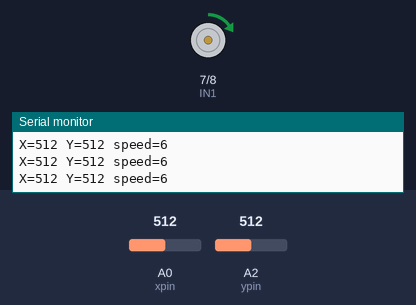
Bench run of a sketch on a simulated Arduino Uno, built with avr-gcc and run on an emulated ATmega328P. Shown: motor-driver pin pairs drawn as motors (green arrow = first pin HIGH = forward, orange = second pin HIGH = backward, longer = more drive, scaled by the enable pin), the last lines printed to the serial monitor. Inputs (shaded band) come from the test bench; at power-on: A0 (xpin) = 512, A2 (ypin) = 512.

Above: at 1.2 s.
1.3 s: A0 (xpin) set to 491
At 1.49 s:
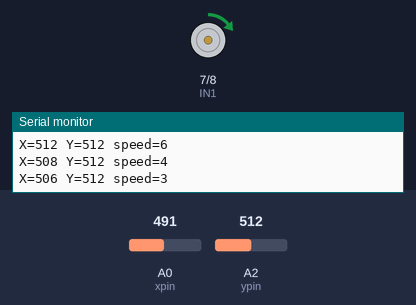
4.3 s: A0 (xpin) set to 306
At 6.5 s:
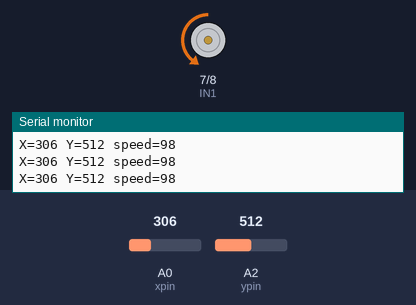
7.3 s: A0 (xpin) set to 122
At 8.8 s:
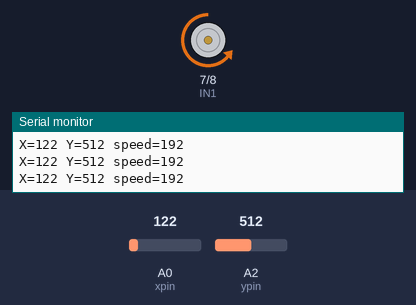
10.3 s: A0 (xpin) set to 0
At 12.2 s:
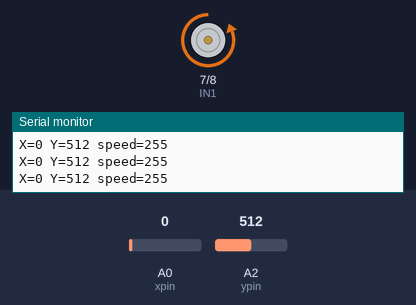
13.3 s: A0 (xpin) set to 716
At 14.4 s:
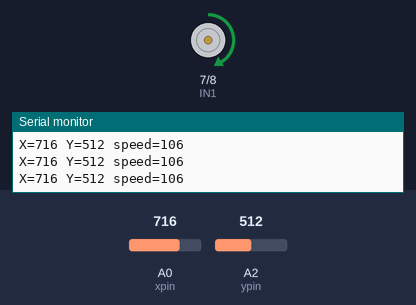
16.3 s: A0 (xpin) set to 900
At 17.9 s:
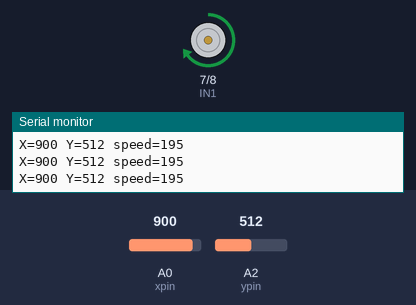
Timing chart, 0 to 19.4 s (numbered marks = the images above; inputs shaded):
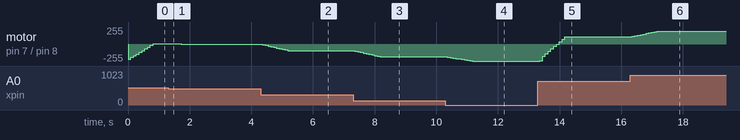

Measured:
- after the input at 1.3 s, motor on pin 7 (IN1) / pin 8 (IN2): moves from forward 6/255 to backward 4/255 over 0.82 s, starting after 0.06 s
- after the input at 4.3 s, motor on pin 7 (IN1) / pin 8 (IN2): moves from backward 4/255 to backward 98/255 over 0.82 s, starting after 0.06 s
- after the input at 7.3 s, motor on pin 7 (IN1) / pin 8 (IN2): moves from backward 98/255 to backward 192/255 over 0.82 s, starting after 0.06 s
- after the input at 10.3 s, motor on pin 7 (IN1) / pin 8 (IN2): moves from backward 192/255 to backward 255/255 over 0.82 s, starting after 0.06 s
- after the input at 13.3 s, motor on pin 7 (IN1) / pin 8 (IN2): moves from backward 255/255 to forward 106/255 over 0.82 s, starting after 0.06 s
- after the input at 16.3 s, motor on pin 7 (IN1) / pin 8 (IN2): moves from forward 106/255 to forward 195/255 over 0.82 s, starting after 0.06 s

The sketch:

DC-Joystick-With_out_noise.ino
```cpp
const int n = 20;
int m = 1;
int index = 0;
/* For VRX */
int vrxArray[n] = {0};
int vrxTotal = 0;
int vrxAvrage = 0;
int vrx = 0;
/*For VRY */
int vryArray[n] = {0};
int vryTotal = 0;
int vryAvrage = 0;
int vry = 0;
/* Pin Names */
const int IN1 = 7;
const int IN2 = 8;
const int ENA = 3;
int xpin = A0;
int ypin = A2;
int sw = A4;
boolean Status = 1, key;

int Speed = 0;

void setup() {
  Serial.begin(9600);
  pinMode(IN1, OUTPUT);
  pinMode(IN2, OUTPUT);
  pinMode(ENA, OUTPUT);
  pinMode(sw, INPUT);
  analogWrite(ENA, 0);
}

void loop() {
  vrx = VRX();
  vry = VRY();
  vrx *= 2;
  // delay(200);

  if (vrx > 501) {
    digitalWrite(IN1, HIGH);
    digitalWrite(IN2, LOW);
    Speed = map(vrx, 498, 1022, 0, 255);
    analogWrite(ENA, Speed*m);
  } else if (vrx < 497) {
    digitalWrite(IN1, LOW);
    digitalWrite(IN2, HIGH);
    Speed = map(vrx, 498, 0, 0, 255);
    analogWrite(ENA, Speed);
  } else {
    digitalWrite(IN1, LOW);
    digitalWrite(IN2, LOW);
    Speed = 0;
  }

  Serial.print("X=");
  Serial.print(vrx);
  Serial.print(" Y=");
  Serial.print(vry * 2);
  Serial.print(" speed=");
  Serial.println(Speed);
  delay(90);
}

int VRX() {
  vrxTotal -= vrxArray[index];
  vrxArray[index] = analogRead(xpin);
  vrxTotal += vrxArray[index];
  index += 1;

  if (index >= n) {
    index = 0;
  }

  return (vrxTotal / n);
}

int VRY() {
  vryTotal -= vryArray[index];
  vryArray[index] = analogRead(ypin);
  vryTotal += vryArray[index];
  index += 1;

  if (index >= n) {
    index = 0;
  }

  return (vryTotal / n);
}
```
